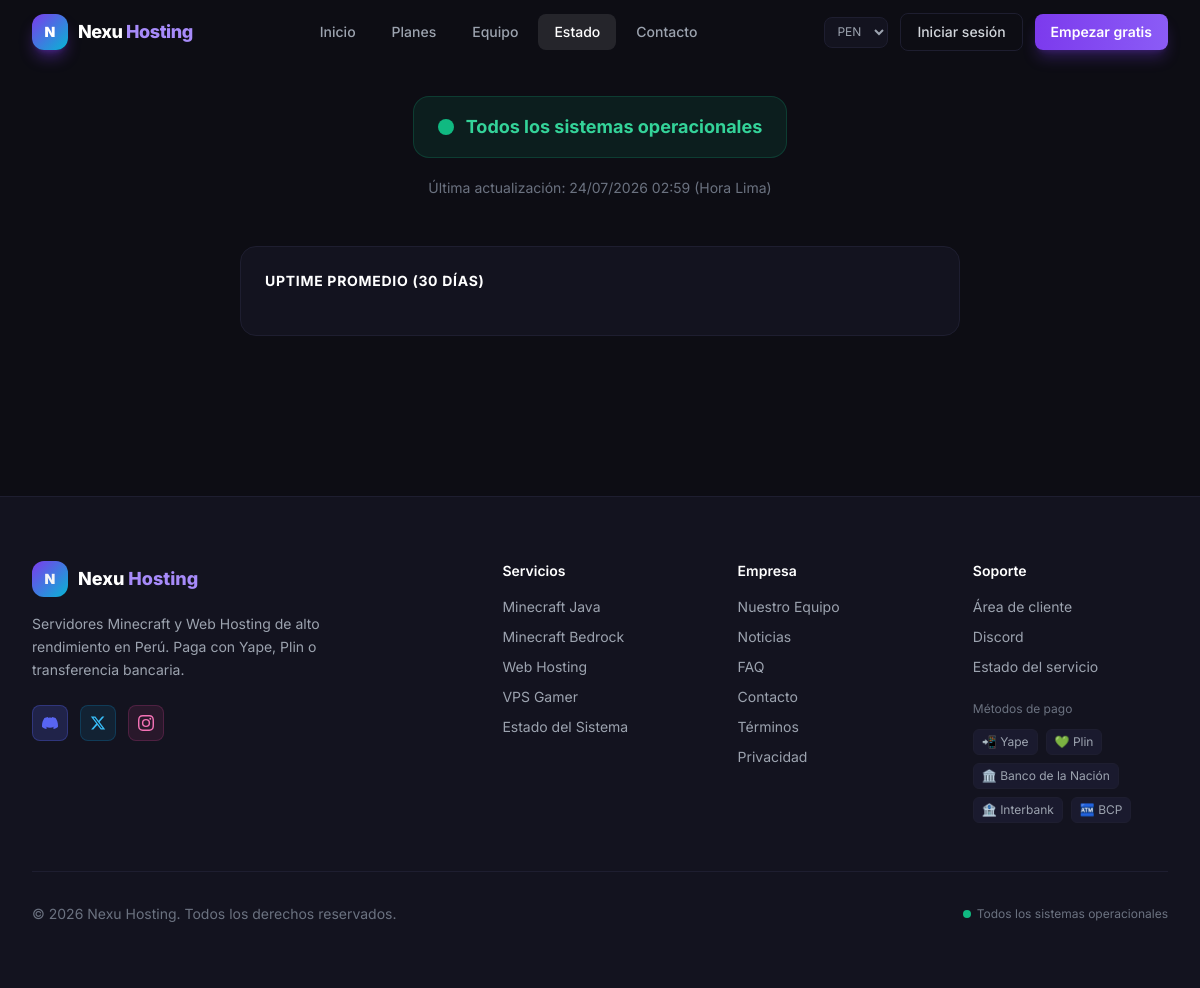
Before: /estado.php with the older database file.
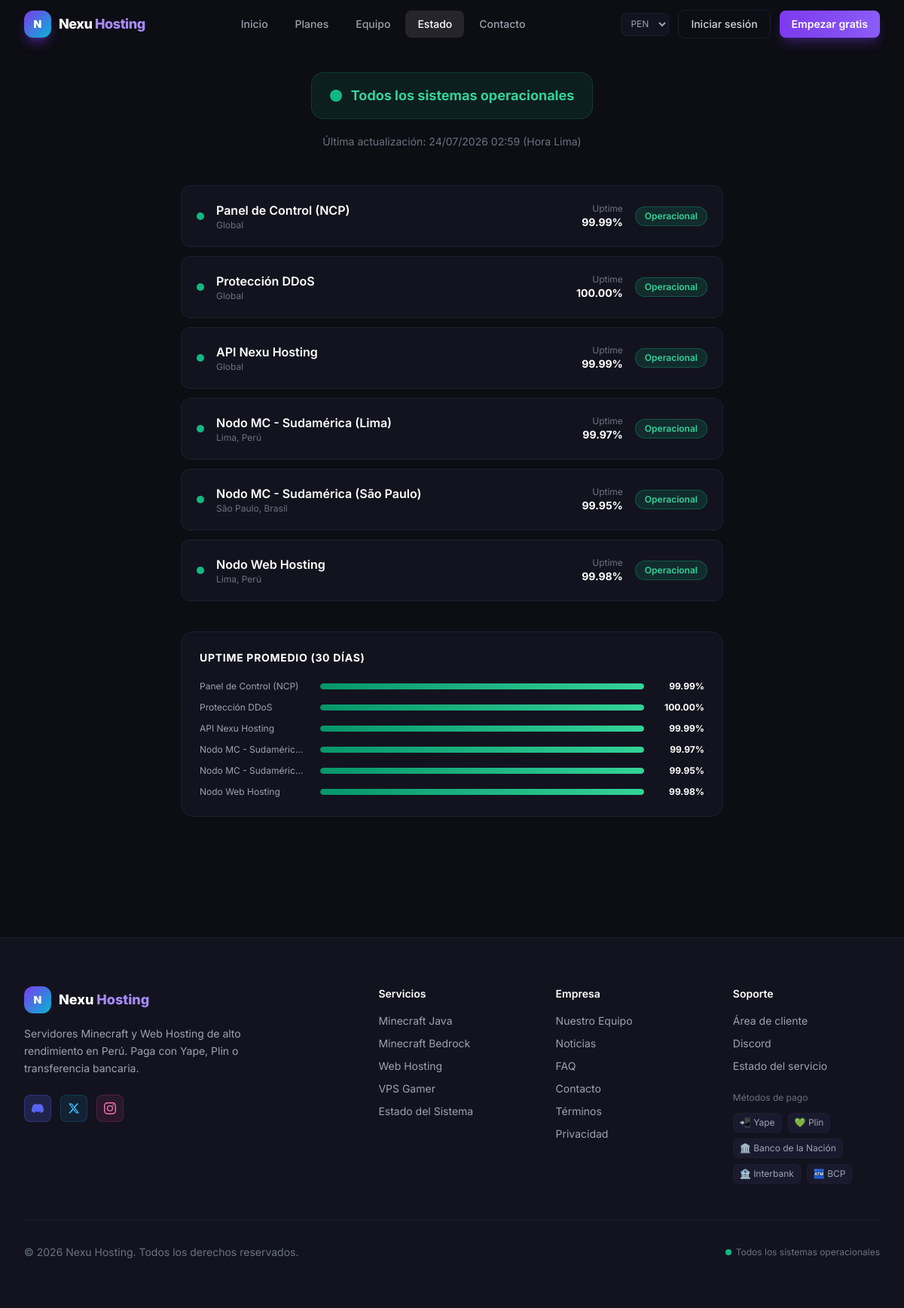
After: the same page with the newer database file.
### tables this page shows
CREATE TABLE `service_status` (
  `id`          INT UNSIGNED NOT NULL AUTO_INCREMENT,
  `name`        VARCHAR(100) NOT NULL,
  `type`        ENUM('node','api','network','panel') NOT NULL DEFAULT 'node',
  `location`    VARCHAR(100) DEFAULT NULL,
  `status`      ENUM('operational','degraded','maintenance','outage') NOT NULL DEFAULT 'operational',
  `uptime_pct`  DECIMAL(5,2) NOT NULL DEFAULT 99.99,
  `updated_at`  TIMESTAMP    NOT NULL DEFAULT CURRENT_TIMESTAMP ON UPDATE CURRENT_TIMESTAMP,
  PRIMARY KEY (`id`)
);

### helpers/currency.php (called while the page is built, shortened)
<?php
function activeCurrency(): string
{
    return $_SESSION['user_currency'] ?? DEFAULT_CURRENCY;
}

### helpers/functions.php (called while the page is built, shortened)
<?php
function e(?string $v): string
{
    return htmlspecialchars((string)($v ?? ''), ENT_QUOTES | ENT_SUBSTITUTE, 'UTF-8');
}
function isLoggedIn(): bool
{
    return !empty($_SESSION['user_id']);
}

### config/database.php (called while the page is built, shortened)
<?php
class Database
{
    private static ?PDO $instance = null;
    public static function getInstance(): PDO
    {
        if (self::$instance === null) {
            $dsn = sprintf(
                'mysql:host=%s;port=%s;dbname=%s;charset=%s',
                DB_HOST, DB_PORT, DB_NAME, DB_CHARSET
            );
            $options = [
                PDO::ATTR_ERRMODE            => PDO::ERRMODE_EXCEPTION,
                PDO::ATTR_DEFAULT_FETCH_MODE => PDO::FETCH_ASSOC,
                PDO::ATTR_EMULATE_PREPARES   => false,
                PDO::ATTR_PERSISTENT         => false,
                PDO::MYSQL_ATTR_INIT_COMMAND => "SET NAMES utf8mb4 COLLATE utf8mb4_unicode_ci",
            ];
            try {
                self::$instance = new PDO($dsn, DB_USER, DB_PASS, $options);
            } catch (PDOException $e) {
                error_log('[NEXU DB ERROR] ' . $e->getMessage());
                if (APP_DEBUG) {
                    throw $e;
                }
                http_response_code(503);
                die('El servicio no está disponible temporalmente. Por favor intenta más tarde.');
            }
        }
        return self::$instance;
    }
    public static function pdo(): PDO
    {
        return self::getInstance();
    }
}
function db(): PDO
{
    return Database::pdo();
}

### estado.php (the view, shortened to what this page needs)
<?php
$stmt    = db()->query("SELECT * FROM service_status ORDER BY type DESC, name ASC");
$services = $stmt->fetchAll();
$statusMap = [
    'operational' => ['label'=>'Operacional',   'class'=>'bg-emerald-500/15 text-emerald-400 border-emerald-500/30','dot'=>'bg-emerald-500'],
    'degraded'    => ['label'=>'Degradado',      'class'=>'bg-yellow-500/15 text-yellow-400 border-yellow-500/30',  'dot'=>'bg-yellow-500'],
    'maintenance' => ['label'=>'Mantenimiento',  'class'=>'bg-blue-500/15 text-blue-400 border-blue-500/30',        'dot'=>'bg-blue-500'],
    'outage'      => ['label'=>'Caído',          'class'=>'bg-red-500/15 text-red-400 border-red-500/30',           'dot'=>'bg-red-500'],
];
$allOk = !in_array(false, array_map(fn($s) => $s['status']==='operational', $services), true);
?>
<?php require_once __DIR__ . '/views/partials/head.php'; ?>
<div class="min-h-screen flex flex-col">
<?php require_once __DIR__ . '/views/partials/navbar.php'; ?>
<main class="flex-1 pt-24 pb-16">
  <div class="max-w-3xl mx-auto px-4 sm:px-6">
    <div class="text-center mb-12 animate-fade-in">
      <div class="inline-flex items-center gap-3 px-6 py-4 rounded-2xl border
                  <?= $allOk ? 'bg-emerald-500/10 border-emerald-500/20' : 'bg-yellow-500/10 border-yellow-500/20' ?> mb-5">
        <span class="w-4 h-4 rounded-full <?= $allOk ? 'bg-emerald-500 animate-pulse' : 'bg-yellow-500' ?>"></span>
        <span class="text-lg font-bold <?= $allOk ? 'text-emerald-400' : 'text-yellow-400' ?>">
          <?= $allOk ? 'Todos los sistemas operacionales' : 'Algunos sistemas con incidencias' ?>
        </span>
      </div>
      <p class="text-gray-500 text-sm">Última actualización: <?= date('d/m/Y H:i') ?> (Hora Lima)</p>
    </div>
    <div class="space-y-3">
      <?php foreach ($services as $svc):
        $s = $statusMap[$svc['status']] ?? $statusMap['operational'];
      ?>
      <div class="flex items-center justify-between p-5 bg-surface-card border border-surface-border rounded-xl
                  hover:border-brand-500/20 transition-colors animate-fade-in">
        <div class="flex items-center gap-4">
          <span class="w-2.5 h-2.5 rounded-full <?= $s['dot'] ?> <?= $svc['status']==='operational' ? 'animate-pulse' : '' ?>"></span>
          <div>
            <p class="font-semibold text-white"><?= e($svc['name']) ?></p>
            <?php if ($svc['location']): ?>
            <p class="text-xs text-gray-500"><?= e($svc['location']) ?></p>
            <?php endif; ?>
          </div>
        </div>
        <div class="flex items-center gap-4">
          <div class="hidden sm:block text-right">
            <p class="text-xs text-gray-500">Uptime</p>
            <p class="text-sm font-bold text-white"><?= number_format($svc['uptime_pct'],2) ?>%</p>
          </div>
          <span class="inline-flex items-center px-3 py-1 rounded-full text-xs font-semibold border <?= $s['class'] ?>">
            <?= $s['label'] ?>
          </span>
        </div>
      </div>
      <?php endforeach; ?>
    </div>
    <div class="mt-10 p-6 bg-surface-card border border-surface-border rounded-2xl">
      <h3 class="font-bold text-white mb-5 text-sm uppercase tracking-wider">Uptime promedio (30 días)</h3>
      <?php foreach ($services as $svc): ?>
      <div class="flex items-center gap-4 mb-3 last:mb-0">
        <div class="w-36 text-xs text-gray-400 truncate flex-shrink-0"><?= e($svc['name']) ?></div>
        <div class="flex-1 h-2 bg-surface rounded-full overflow-hidden">
          <div class="h-full rounded-full bg-gradient-to-r from-emerald-600 to-emerald-400 transition-all duration-700"
               style="width:<?= min(100, max(0, $svc['uptime_pct'])) ?>%"></div>
        </div>
        <div class="text-xs font-bold text-white w-16 text-right"><?= number_format($svc['uptime_pct'],2) ?>%</div>
      </div>
      <?php endforeach; ?>
    </div>
  </div>
</main>
<?php require_once __DIR__ . '/views/partials/footer.php'; ?>

### views/partials/head.php (shortened to what this page needs)
<!DOCTYPE html>
<html lang="es" class="scroll-smooth">
<head>
  <script src="https://cdn.tailwindcss.com"></script>
</head>
<body class="dark min-h-screen bg-surface text-gray-100 antialiased">

### views/partials/navbar.php (shortened to what this page needs)
<?php
$currentPage = basename($_SERVER['PHP_SELF'], '.php');
$navLinks = [
    'index'         => ['url' => '/index.php',         'label' => 'Inicio'],
    'planes'        => ['url' => '/planes.php',        'label' => 'Planes'],
    'colaboradores' => ['url' => '/colaboradores.php', 'label' => 'Equipo'],
    'estado'        => ['url' => '/estado.php',        'label' => 'Estado'],
    'contacto'      => ['url' => '/contacto.php',      'label' => 'Contacto'],
];
?>
<header id="navbar"
  class="fixed top-0 inset-x-0 z-50 transition-all duration-300"
  x-data="{ open: false, scrolled: false }"
  @scroll.window="scrolled = window.scrollY > 20">
  <div :class="scrolled ? 'bg-surface/95 backdrop-blur-xl border-b border-surface-border shadow-lg shadow-black/30' : 'bg-transparent'"
       class="transition-all duration-300">
    <div class="max-w-7xl mx-auto px-4 sm:px-6 lg:px-8">
      <div class="flex items-center justify-between h-16 lg:h-18">
        <a href="/index.php" class="flex items-center gap-2.5 group">
          <div class="w-9 h-9 rounded-xl bg-gradient-to-br from-brand-600 to-cyan-500 flex items-center justify-center text-white font-black text-sm shadow-lg shadow-brand-600/40 group-hover:shadow-brand-600/60 transition-shadow">
            N
          </div>
          <span class="font-extrabold text-lg tracking-tight text-white">
            Nexu <span class="text-brand-400">Hosting</span>
          </span>
        </a>
        <nav class="hidden lg:flex items-center gap-1">
          <?php foreach ($navLinks as $slug => $link): ?>
            <a href="<?= $link['url'] ?>"
               class="px-4 py-2 rounded-lg text-sm font-medium transition-colors duration-150
                      <?= ($currentPage === $slug || ($slug === 'index' && $currentPage === 'index'))
                          ? 'text-white bg-white/10'
                          : 'text-gray-400 hover:text-white hover:bg-white/5' ?>">
              <?= $link['label'] ?>
            </a>
          <?php endforeach; ?>
        </nav>
        <div class="flex items-center gap-3">
          <form method="POST" action="/auth/currency.php" class="hidden sm:flex items-center">
            <select name="currency" onchange="this.form.submit()"
              class="bg-surface-card border border-surface-border text-gray-400 text-xs rounded-lg px-2 py-1.5 focus:outline-none focus:border-brand-500 cursor-pointer hover:border-brand-500 transition-colors">
              <?php foreach (SUPPORTED_CURRENCIES as $cur): ?>
                <option value="<?= $cur ?>" <?= activeCurrency() === $cur ? 'selected' : '' ?>><?= $cur ?></option>
              <?php endforeach; ?>
            </select>
          </form>
          <?php if (isLoggedIn()): ?>
            <a href="/dashboard.php"
               class="hidden sm:inline-flex items-center gap-1.5 px-4 py-2 rounded-lg border border-surface-border text-sm font-medium text-gray-300 hover:text-white hover:border-brand-500 transition-colors">
              <svg class="w-4 h-4" fill="none" stroke="currentColor" viewBox="0 0 24 24"><path stroke-linecap="round" stroke-linejoin="round" stroke-width="2" d="M4 6h16M4 12h16M4 18h7"/></svg>
              Dashboard
            </a>
            <?php if (isAdmin()): ?>
            <a href="/admin/dashboard.php"
               class="hidden sm:inline-flex items-center gap-1.5 px-3 py-2 rounded-lg bg-brand-600/20 border border-brand-500/30 text-brand-400 text-xs font-semibold hover:bg-brand-600/30 transition-colors">
              ⚙ Admin
            </a>
            <?php endif; ?>
            <a href="/auth/logout.php"
               class="px-4 py-2 rounded-lg text-sm font-medium text-gray-400 hover:text-white transition-colors">
              Salir
            </a>
          <?php else: ?>
            <a href="/login.php"
               class="px-4 py-2 rounded-lg border border-surface-border text-sm font-medium text-gray-300 hover:text-white hover:border-brand-500 transition-colors">
              Iniciar sesión
            </a>
            <a href="/register.php"
               class="px-4 py-2 rounded-lg bg-gradient-to-r from-brand-600 to-brand-500 text-white text-sm font-semibold shadow-lg shadow-brand-600/30 hover:shadow-brand-600/50 hover:-translate-y-px transition-all duration-150">
              Empezar gratis
            </a>
          <?php endif; ?>
        </div>
      </div>
    </div>
  </div>
</header>

### views/partials/footer.php (shortened to what this page needs)
<footer class="bg-surface-card border-t border-surface-border mt-24">
  <div class="max-w-7xl mx-auto px-4 sm:px-6 lg:px-8 py-16">
    <div class="grid grid-cols-1 sm:grid-cols-2 lg:grid-cols-5 gap-10 mb-12">
      <div class="lg:col-span-2">
        <a href="/index.php" class="flex items-center gap-2.5 mb-4">
          <div class="w-9 h-9 rounded-xl bg-gradient-to-br from-brand-600 to-cyan-500 flex items-center justify-center font-black text-sm">N</div>
          <span class="font-extrabold text-lg text-white">Nexu <span class="text-brand-400">Hosting</span></span>
        </a>
        <p class="text-gray-400 text-sm leading-relaxed max-w-xs mb-6">
          Servidores Minecraft y Web Hosting de alto rendimiento en Perú. Paga con Yape, Plin o transferencia bancaria.
        </p>
        <div class="flex gap-3">
          <a href="https://discord.gg/nexuhosting" target="_blank" rel="noopener"
             class="w-9 h-9 rounded-lg bg-[#5865F2]/20 border border-[#5865F2]/30 flex items-center justify-center text-[#5865F2] hover:bg-[#5865F2]/30 transition-colors text-sm">
          </a>
          <a href="https://twitter.com/nexuhosting" target="_blank" rel="noopener"
             class="w-9 h-9 rounded-lg bg-sky-500/10 border border-sky-500/20 flex items-center justify-center text-sky-400 hover:bg-sky-500/20 transition-colors">
            <svg class="w-4 h-4" fill="currentColor" viewBox="0 0 24 24"><path d="M18.244 2.25h3.308l-7.227 8.26 8.502 11.24H16.17l-5.214-6.817L4.99 21.75H1.68l7.73-8.835L1.254 2.25H8.08l4.713 6.231zm-1.161 17.52h1.833L7.084 4.126H5.117z"/></svg>
          </a>
          <a href="https://instagram.com/nexuhosting" target="_blank" rel="noopener"
             class="w-9 h-9 rounded-lg bg-pink-500/10 border border-pink-500/20 flex items-center justify-center text-pink-400 hover:bg-pink-500/20 transition-colors">
          </a>
        </div>
      </div>
      <div>
        <h4 class="text-white font-semibold text-sm mb-4">Servicios</h4>
        <ul class="space-y-2.5 text-sm text-gray-400">
          <li><a href="/planes.php?type=minecraft" class="hover:text-brand-400 transition-colors">Minecraft Java</a></li>
          <li><a href="/planes.php?type=minecraft" class="hover:text-brand-400 transition-colors">Minecraft Bedrock</a></li>
          <li><a href="/planes.php?type=web"       class="hover:text-brand-400 transition-colors">Web Hosting</a></li>
          <li><a href="/planes.php?type=vps"       class="hover:text-brand-400 transition-colors">VPS Gamer</a></li>
          <li><a href="/estado.php"                class="hover:text-brand-400 transition-colors">Estado del Sistema</a></li>
        </ul>
      </div>
      <div>
        <h4 class="text-white font-semibold text-sm mb-4">Empresa</h4>
        <ul class="space-y-2.5 text-sm text-gray-400">
          <li><a href="/colaboradores.php" class="hover:text-brand-400 transition-colors">Nuestro Equipo</a></li>
          <li><a href="/noticias.php"      class="hover:text-brand-400 transition-colors">Noticias</a></li>
          <li><a href="/faq.php"           class="hover:text-brand-400 transition-colors">FAQ</a></li>
          <li><a href="/contacto.php"      class="hover:text-brand-400 transition-colors">Contacto</a></li>
          <li><a href="/terminos.php"      class="hover:text-brand-400 transition-colors">Términos</a></li>
          <li><a href="/privacidad.php"    class="hover:text-brand-400 transition-colors">Privacidad</a></li>
        </ul>
      </div>
      <div>
        <h4 class="text-white font-semibold text-sm mb-4">Soporte</h4>
        <ul class="space-y-2.5 text-sm text-gray-400">
          <li><a href="/dashboard.php"             class="hover:text-brand-400 transition-colors">Área de cliente</a></li>
          <li><a href="https://discord.gg/nexuhosting" target="_blank" rel="noopener" class="hover:text-brand-400 transition-colors">Discord</a></li>
          <li><a href="/estado.php"                class="hover:text-brand-400 transition-colors">Estado del servicio</a></li>
        </ul>
        <div class="mt-6">
          <p class="text-xs text-gray-500 mb-3">Métodos de pago</p>
          <div class="flex flex-wrap gap-2">
            <?php foreach (PAYMENT_CONFIG as $key => $method): ?>
              <span class="text-xs bg-surface-hover border border-surface-border text-gray-400 px-2 py-1 rounded-md">
                <?= $method['icon'] ?> <?= e($method['label']) ?>
              </span>
            <?php endforeach; ?>
          </div>
        </div>
      </div>
    </div>
    <div class="border-t border-surface-border pt-8 flex flex-col sm:flex-row items-center justify-between gap-4">
      <p class="text-gray-500 text-sm">
        &copy; <?= date('Y') ?> Nexu Hosting. Todos los derechos reservados.
      </p>
      <div class="flex items-center gap-1.5 text-xs text-gray-500">
        <span class="w-2 h-2 rounded-full bg-emerald-500 animate-pulse"></span>
        Todos los sistemas operacionales
      </div>
    </div>
  </div>
</footer>
</body>
</html>

### views/partials/head.php (style rules this page uses)
body { background:#0d0d14;color:#f3f4f6;font-family:'Inter',sans-serif }

Changed rows visible on the page:
added service_status: name "Panel de Control (NCP)", location "Global", uptime_pct "99.99", status "Operacional"
added service_status: name "Protección DDoS", location "Global", uptime_pct "100.00", status "Operacional"
added service_status: name "API Nexu Hosting", location "Global", uptime_pct "99.99", status "Operacional"
added service_status: name "Nodo MC - Sudamérica (Lima)", location "Lima, Perú", uptime_pct "99.97", status "Operacional", name "Nodo MC - Sudaméric…"
added service_status: name "Nodo MC - Sudamérica (São Paulo)", location "São Paulo, Brasil", uptime_pct "99.95", status "Operacional", name "Nodo MC - Sudaméric…"
added service_status: name "Nodo Web Hosting", location "Lima, Perú", uptime_pct "99.98", status "Operacional"
